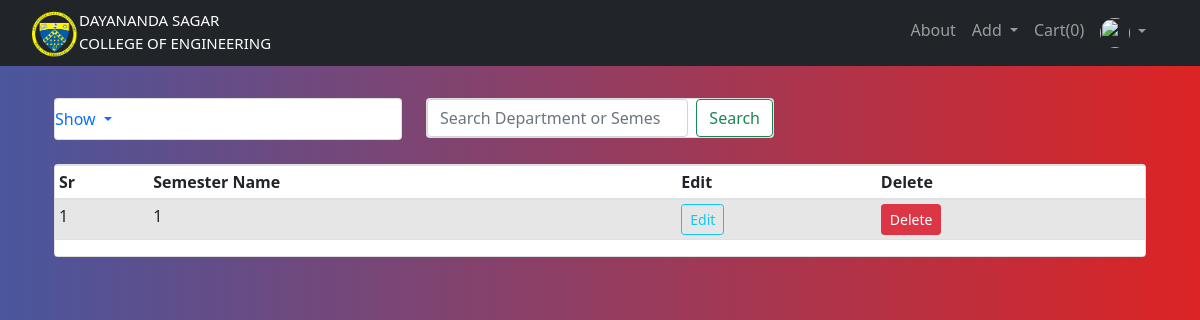
The page /semesters (signed in) on the database as committed earlier.
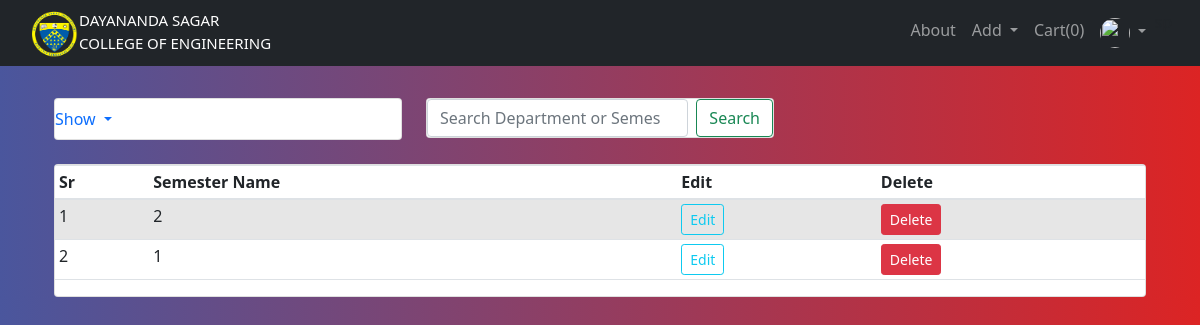
The same page on the database as committed later.
### website/models.py (models this page shows)
class Semester(db.Model):
        id = db.Column(db.Integer, primary_key = True)
        name = db.Column(db.String(30), nullable = False, unique = True)

### website/show.py (the view)
@show.route('/semesters')
@login_required
@requires_access_level("admin")
def semesters():
    se = Semester.query.order_by(Semester.id.desc()).all()
    return render_template('departments.html', title="Semesters Page",semesters=se,user=current_user)

### website/models.py (called while the page is built)
        def get_urole(self):
                return self.urole

### website/views.py (called while the page is built)
def requires_access_level(access_level):
    def decorator(f):
        @wraps(f)
        def decorated_function(*args, **kwargs):
            if not current_user.is_authenticated:
                flash('Login to Access', 'error')
                return redirect(url_for('views.home'))
            if current_user.get_urole()!=access_level:
                logout_user()
                flash('You do not have access to this resource. You have been automatically Logged Out', 'error')
                return redirect(url_for('views.home'))
            return f(*args, **kwargs)
        return decorated_function
    return decorator

### website/templates/departments.html (shortened to what this page needs)
{% extends "base.html" %} {% block title %}D & S{% endblock %}
{% block content %}
<br>
<br>
<br>
<div class="container">
  <div class="row">
      <div class="col-md-4">
          <div class="card mt-100">
              <ul class="navbar-nav me-auto mb-2 mb-lg-0">
              <li class="nav-item dropdown">
                  <a class="nav-link dropdown-toggle" href="#" id="navbarDropdown" role="button" data-bs-toggle="dropdown" aria-expanded="false">
                    Show
                  </a>
                </li>
              </ul>
          </div>
      </div>
      <div class="col-md-4">
        <div class="card mt-100">
          <form class="d-flex">
            <input class="form-control me-2" type="search" placeholder="Search Department or Semester" aria-label="Search">
            <button class="btn btn-outline-success" type="submit">Search</button>
          </form>
        </div>
    </div>
  </div>
  </div>
  <br/>
<div class="container">
    <div class="card">
  <table class="table table-sm table-condensed table-striped table-hover">
    {% if departments %}
    <thead>
        <th>Sr</th>
        <th>Department Name</th>
        <th>Edit</th>
        <th>Delete</th>
      </thead>
    <tbody>
      {% for department in departments %}
      <tr>
        <td>{{loop.index}}</td>
        <td>{{department.name}}</td>
        <td><a href="{{url_for('add.updatedepartment', id = department.id)}}" class="btn btn-sm btn-outline-info">Edit</a></td>
        <td>
          <button type="button" class="btn btn-danger btn-sm" data-toggle="modal" data-target="#exampleModal-{{department.id}}">
            Delete
          </button>
        </td>
      </tr>
<div class="modal fade" id="exampleModal-{{department.id}}" tabindex="-1" role="dialog" aria-labelledby="exampleModalLabel" aria-hidden="true">
  <div class="modal-dialog" role="document">
    <div class="modal-content">
      <div class="modal-header">
        <h5 class="modal-title" id="exampleModalLabel">{{department.name}}</h5>
        <button type="button" class="close" data-dismiss="modal" aria-label="Close">
          <span aria-hidden="true">&times;</span>
        </button>
      </div>
      <div class="modal-body">
        <span class="text-danger">Are you sure that you want to delete this Department {{department.name}}</span>
      </div>
      <div class="modal-footer">
        <button type="button" class="btn btn-warning btn-sm" data-dismiss="modal">Cancel</button>
        <form action="{{url_for('add.deletedepartment', id = department.id )}}" method="POST">
        <button type="submit" class="btn btn-danger btn-sm">Delete</button>
      </form>
      </div>
    </div>
  </div>
</div>
      {% endfor %}
      {% else %}
      <thead>
        <th>Sr</th>
        <th>Semester Name</th>
        <th>Edit</th>
        <th>Delete</th>
      </thead>
    <tbody>
      {% for semester in semesters %}
      <tr>
        <td>{{loop.index}}</td>
        <td>{{semester.name}}</td>
        <td><a href="{{url_for('add.updatesemester', id = semester.id)}}" class="btn btn-sm btn-outline-info">Edit</a></td>
        <td>
          <button type="button" class="btn btn-danger btn-sm" data-toggle="modal" data-target="#exampleModal-{{semester.id}}">
            Delete
          </button>
        </td>
      </tr>
      {% endfor %}
      {% endif %}
    </tbody>
  </table>
</div>
</div>
{% endblock %}

Rows that differ between the two databases and show on the page:
added Semester: name "2"
